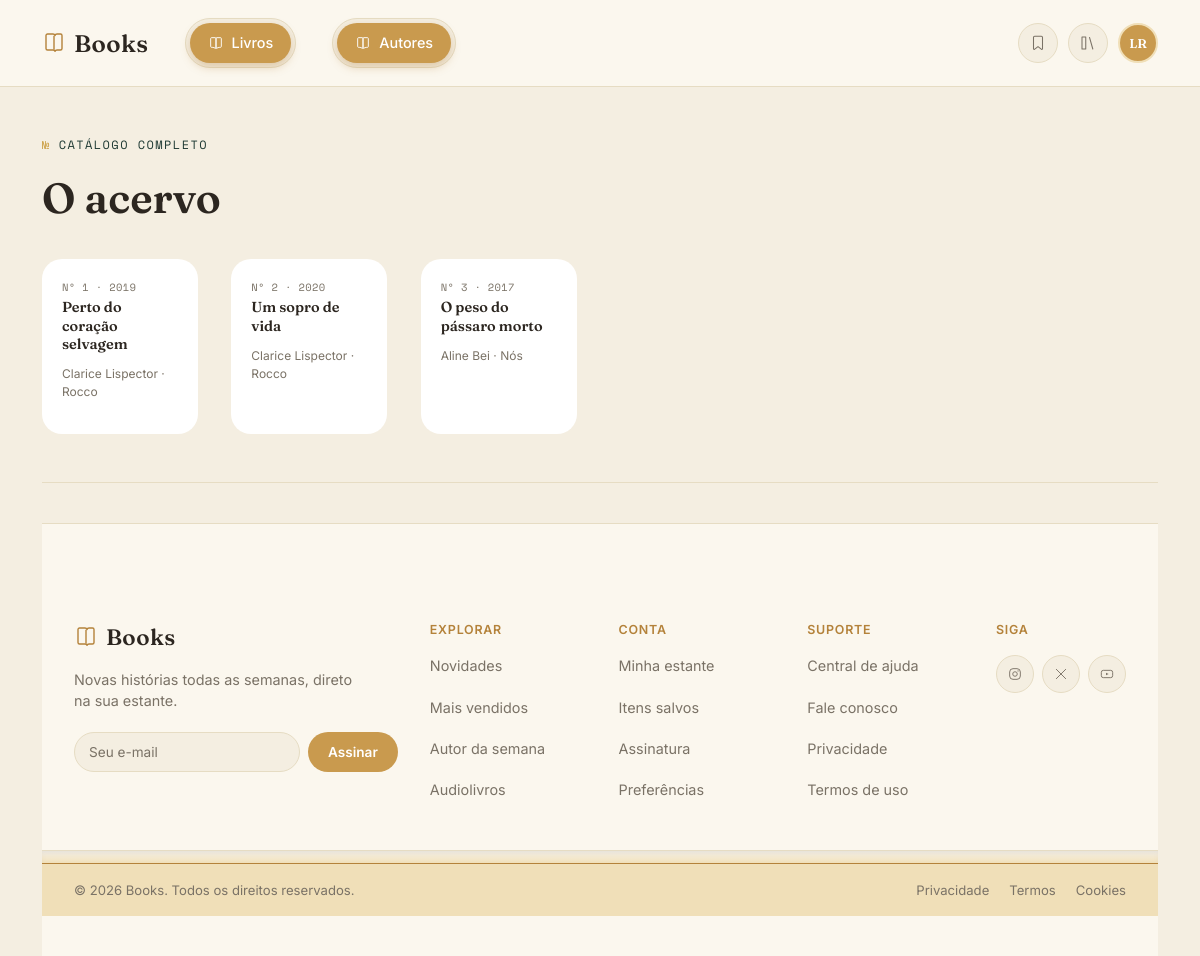
Screenshot of /acervo/ with the database file from the repository.
### acervo/models.py (models this page shows, shortened)
class Livro(models.Model):
    titulo = models.CharField(max_length=100, null=False)
    data_publicacao = models.PositiveSmallIntegerField(blank=True)
    resumo = models.TextField(blank=True)
    nome_editora = models.CharField(max_length=100, blank=True)
    autor = models.ForeignKey(m.Autor, null=True, on_delete=models.CASCADE)

### autor/models.py (models this page shows, shortened)
class Autor(models.Model):
    nome = models.CharField(max_length=100, null=True)
    email = models.EmailField(blank=True)
    ano_nascimento = models.DateField(null=True)

### acervo/views.py (the view)
# urls.py: path('', views.listarLivros, name='listar_livros'),
def listarLivros(request):
    livros = models.Livro.objects.all()
    return render(request, 'acervo/listarLivros.html', {'livros': livros})

### acervo/templates/acervo/listarLivros.html (shortened to what this page needs)
{% extends "base.html" %}
{% load static %}
{% block links %}
<link rel="stylesheet" href="{% static 'css/Livros.css' %}">
{% endblock links %}
{% block main %}
  <div class="wrap">
    <div class="acervo-header">
      <span class="eyebrow">Catálogo completo</span>
      <h1>O acervo</h1>
    {% if livros %}
      <div class="acervo-grid">
        {% for livro in livros %}
          <a class="book-card" href="{% url 'detalhesLivro' livro.id %}" title="{{ livro.resumo|truncatewords:20 }}">
            <div class="card-meta">
              <div class="catalog">
                Nº {{ livro.id }}
                {% if livro.data_publicacao %} · {{ livro.data_publicacao }}{% endif %}
              </div>
              <p class="title">{{ livro.titulo }}</p>
              <p class="author">
                {{ livro.autor.nome }}{% if livro.nome_editora %} · {{ livro.nome_editora }} {% endif %}
              </p>
            </div>
          </a>
        {% endfor %}
      </div>
    {% else %}
      <div class="empty-state">
        <span class="eyebrow">Nada encontrado</span>
      </div>
    {% endif %}
  </div>
{% endblock main %}

### templates/base.html (shortened to what this page needs)
{% load static %}
<!DOCTYPE html>
<html lang="en">
<head>
    <link rel="stylesheet" href="">
    {% block links %}
    {% endblock links %}
</head>
<body>
    {% include "fragments/header.html" %}
    {% block main %}
    {% endblock main %}
    {% include "fragments/footer.html" %}
</body>
</html>

### templates/fragments/header.html (shortened to what this page needs)
{% load static %}
{% block links %}
<link rel="stylesheet" href="{% static 'css/header.css' %}">
{% endblock links %}
{% block main %}
    <header class="site-header">
        <div class="header-inner">
            <a class="brand" href="{% url 'home' %}" aria-label="Página inicial">
            <span class="brand-mark" aria-hidden="true">
            </span>
            Books
            </a>
            <nav class="nav-pills" aria-label="Navegação principal">
            <a class="pill is-active" href="{% url 'listar_livros' %}">
                Livros
            </a>
            </nav>
            <nav class="nav-pills" aria-label="Navegação principal">
            <a class="pill is-active" href="{% url 'listar_autores' %}">
                Autores
            </a>
            </nav>
            <div class="header-actions">
            <button class="icon-btn" type="button" aria-label="Itens salvos">
                <svg viewBox="0 0 24 24" fill="none"><path d="M6 4.5c0-.8.7-1.5 1.5-1.5h9c.8 0 1.5.7 1.5 1.5v15.3c0 .6-.7 1-1.2.6L12 16.8l-4.8 3.6c-.5.4-1.2 0-1.2-.6V4.5Z" stroke="currentColor" stroke-width="1.4" stroke-linejoin="round"/></svg>
            </button>
            <button class="icon-btn" type="button" aria-label="Minha estante">
                <svg viewBox="0 0 24 24" fill="none"><path d="M4 4v16M9 4v16M14 4.6l4.4 15.4M4 4h5M4 20h5" stroke="currentColor" stroke-width="1.4" stroke-linecap="round" stroke-linejoin="round"/></svg>
            </button>
            <button class="avatar-btn" type="button" aria-label="Minha conta">
                <span class="avatar-fallback">LR</span>
            </button>
            </div>
        </div>
    </header>
{% endblock main %}

### templates/fragments/footer.html (shortened to what this page needs)
{% load static %}
{% block links %}
<link rel="stylesheet" href="{% static 'css/footer.css' %}">
{% endblock links %}
{% block main %}
    <footer class="site-footer">
        <div class="footer-top">
            <div class="footer-inner">
            <div class="footer-brand">
                <a class="brand" href="#">
                <span class="brand-mark" aria-hidden="true">
                </span>
                Books
                </a>
                <p class="footer-tagline">Novas histórias todas as semanas, direto na sua estante.</p>
                <form class="newsletter" onsubmit="return false;">
                <input id="newsletter-email" type="email" placeholder="Seu e-mail" required>
                <button type="submit">Assinar</button>
                </form>
            </div>
            <nav class="footer-col" aria-label="Explorar">
                <h3>Explorar</h3>
                <ul>
                <li><a href="#">Novidades</a></li>
                <li><a href="#">Mais vendidos</a></li>
                <li><a href="#">Autor da semana</a></li>
                <li><a href="#">Audiolivros</a></li>
                </ul>
            </nav>
            <nav class="footer-col" aria-label="Conta">
                <h3>Conta</h3>
                <ul>
                <li><a href="#">Minha estante</a></li>
                <li><a href="#">Itens salvos</a></li>
                <li><a href="#">Assinatura</a></li>
                <li><a href="#">Preferências</a></li>
                </ul>
            </nav>
            <nav class="footer-col" aria-label="Suporte">
                <h3>Suporte</h3>
                <ul>
                <li><a href="#">Central de ajuda</a></li>
                <li><a href="#">Fale conosco</a></li>
                <li><a href="#">Privacidade</a></li>
                <li><a href="#">Termos de uso</a></li>
                </ul>
            </nav>
            <div class="footer-col footer-social">
                <h3>Siga</h3>
                <div class="social-row">
                <a class="icon-btn" href="#" aria-label="Instagram">
                    <svg viewBox="0 0 24 24" fill="none"><rect x="4" y="4" width="16" height="16" rx="5" stroke="currentColor" stroke-width="1.4"/><circle cx="12" cy="12" r="3.4" stroke="currentColor" stroke-width="1.4"/><circle cx="16.6" cy="7.4" r="0.9" fill="currentColor"/></svg>
                </a>
                <a class="icon-btn" href="#" aria-label="X (Twitter)">
                    <svg viewBox="0 0 24 24" fill="none"><path d="M5 5l14 14M19 5L5 19" stroke="currentColor" stroke-width="1.4" stroke-linecap="round"/></svg>
                </a>
                <a class="icon-btn" href="#" aria-label="YouTube">
                    <svg viewBox="0 0 24 24" fill="none"><rect x="3.5" y="6.5" width="17" height="11" rx="3" stroke="currentColor" stroke-width="1.4"/><path d="M10.5 10l4 2-4 2v-4Z" fill="currentColor"/></svg>
                </a>
                </div>
            </div>
            </div>
        </div>
        <div class="shelf-ledge" aria-hidden="true"></div>
        <div class="footer-bottom">
            <div class="footer-inner footer-bottom-inner">
            <p>© 2026 Books. Todos os direitos reservados.</p>
            <div class="footer-legal">
                <a href="#">Privacidade</a>
                <a href="#">Termos</a>
                <a href="#">Cookies</a>
            </div>
            </div>
        </div>
    </footer>
{% endblock main %}

### acervo/static/css/Livros.css (style rules this page uses)
:root { --bg: #FAF6EC; --bg-soft: #F1EADA; --card: #FFFFFF; --ink: #211D17; --ink-soft: #6B6357; --line: #E3DAC6; --primary: #1F3A34; --primary-light: #2E5148; --accent: #C99A3B; --accent-soft: #F0DDB0; --wood: #C7B79A; --wood-shadow: rgba(33,29,23,.22); --radius-sm: 6px; --radius-md: 12px; --radius-lg: 20px; --font-display: 'Fraunces', Georgia, serif; --font-body: 'Inter', system-ui, sans-serif; --font-mono: 'Space Mono', ui-monospace, monospace; }
*,*::before,*::after { box-sizing:border-box; }
html { scroll-behavior:smooth; }
body { margin:0; background:var(--bg); color:var(--ink); font-family:var(--font-body); line-height:1.55; -webkit-font-smoothing:antialiased; }
a { color:inherit; text-decoration:none; }
.wrap { max-width:1180px; margin:0 auto; padding:0 32px; }
.eyebrow { display:inline-flex; align-items:center; gap:8px; font-family:var(--font-mono); font-size:12px; letter-spacing:.12em; text-transform:uppercase; color:var(--primary); }
.eyebrow::before { content:'№'; color:var(--accent); }
.site-header { position:sticky; top:0; z-index:20; background:rgba(250,246,236,.92); backdrop-filter:blur(6px); border-bottom:1px solid var(--line); }
.book-card { flex:0 0 156px; width:156px; display:flex; gap:10px; position:relative; z-index:1; }
.book-card .card-meta { background-color: #fff; border-radius: 20px; padding: 20px; }
.card-meta .catalog { font-family:var(--font-mono); font-size:10.5px; color:var(--ink-soft); letter-spacing:.03em; margin-bottom:3px; }
.card-meta .title { font-family:var(--font-display); font-weight:600; font-size:14.5px; line-height:1.25; margin:0 0 2px; }
.card-meta .author { font-size:12px; color:var(--ink-soft); }
.site-footer { border-top:1px solid var(--line); margin-top:40px; padding:40px 0; background:var(--bg-soft); }
.footer-col a { display:block; font-size:13.5px; color:var(--ink); margin-bottom:8px; }
.acervo-header { padding:44px 0 28px; border-bottom:1px solid var(--line); }
.acervo-header h1 { font-family:var(--font-display); font-weight:600; font-size:clamp(30px,4vw,42px); margin:10px 0 8px; }
.acervo-grid { display:grid; grid-template-columns:repeat(auto-fill,minmax(168px,1fr)); gap:15px 20px; padding:20px 0 20px; }

### static/css/header.css (style rules this page uses)
:root { --cream-bg: #F4EEE1; --cream-card: #FBF7EE; --ink: #2C2620; --ink-soft: #7A7266; --gold: #C99A4E; --gold-deep: #B4823A; --gold-tint: #F0DFB8; --line: #E6DCC3; --shadow-card: 0 8px 24px rgba(44, 38, 32, 0.06); --font-display: "Fraunces", serif; --font-body: "Inter", sans-serif; }
* { box-sizing:border-box; }
body { margin:0; background:var(--cream-bg); font-family:var(--font-body); color:var(--ink); }
.site-header { background:var(--cream-card); border-bottom:1px solid var(--line); }
.header-inner { max-width:1180px; margin:0 auto; padding:18px 32px; display:flex; align-items:center; gap:28px; }
.brand { display:flex; align-items:center; gap:8px; font-family:var(--font-display); font-weight:600; font-size:1.5rem; letter-spacing:0.02em; color:var(--ink); text-decoration:none; white-space:nowrap; }
.brand-mark { width:26px; height:26px; display:inline-flex; color:var(--gold-deep); }
.brand-mark svg { width:100%; height:100%; }
.nav-pills { display:flex; gap:6px; background:var(--cream-bg); border:1px solid var(--line); border-radius:999px; padding:4px; margin-left:8px; }
.pill { display:flex; align-items:center; gap:8px; border:none; background:transparent; color:var(--ink-soft); font-family:var(--font-body); font-weight:500; font-size:0.9rem; padding:9px 18px; border-radius:999px; cursor:pointer; transition:background 0.2s ease, color 0.2s ease, box-shadow 0.2s ease; }
.pill svg { width:16px; height:16px; flex-shrink:0; }
.pill.is-active { background:var(--gold); color:#fff; box-shadow:0 4px 10px rgba(180, 130, 58, 0.35); }
.header-actions { margin-left:auto; display:flex; align-items:center; gap:10px; }
.icon-btn { width:40px; height:40px; border-radius:50%; border:1px solid var(--line); background:var(--cream-bg); color:var(--ink-soft); display:flex; align-items:center; justify-content:center; cursor:pointer; transition:border-color 0.2s ease, color 0.2s ease, transform 0.15s ease; }
.icon-btn svg { width:18px; height:18px; }
.avatar-btn { width:40px; height:40px; border-radius:50%; border:2px solid var(--gold-tint); padding:0; cursor:pointer; background:var(--gold); display:flex; align-items:center; justify-content:center; overflow:hidden; }
.avatar-fallback { font-family:var(--font-display); font-weight:600; font-size:0.8rem; color:#fff; }

### rows the page displays
Livro: id "1", data_publicacao "2019", titulo "Perto do coração selvagem", autor.nome "Clarice Lispector", nome_editora "Rocco"
Livro: id "2", data_publicacao "2020", titulo "Um sopro de vida", autor.nome "Clarice Lispector", nome_editora "Rocco"
Livro: id "3", data_publicacao "2017", titulo "O peso do pássaro morto", autor.nome "Aline Bei", nome_editora "Nós"
